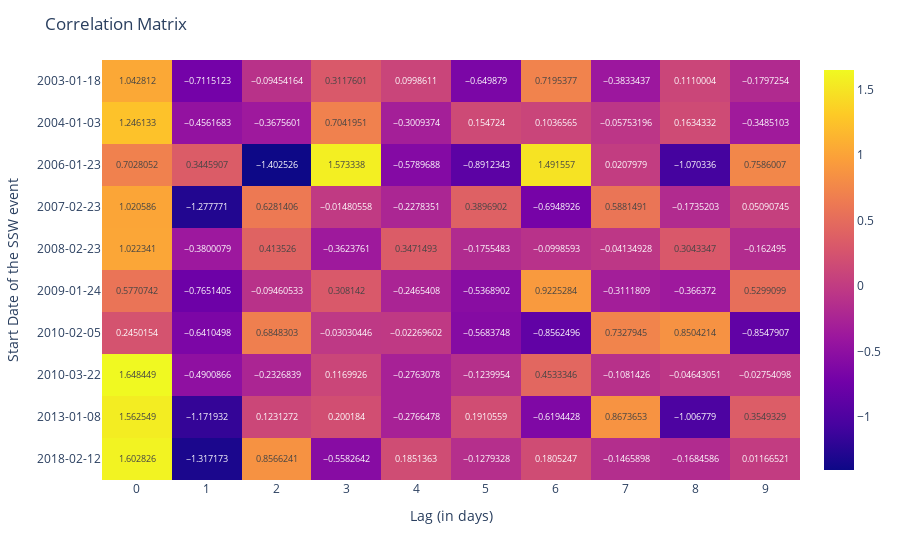

Source (notebook cell):
### Code cell
import plotly.express as px

dates = main_params_df['identifier'].unique()
dates.sort()

fig = px.imshow(coefs_arr, text_auto=True, aspect="auto")

# add title to the figure
# Add row labels to the figure
tickvals = list(enumerate(dates))

fig.update_layout(
    title="Correlation Matrix",
    yaxis=dict(
        tickmode='array', 
        tickvals=np.arange(len(dates)),
        ticktext=dates,
        title='Start Date of the SSW event'
    ),
    xaxis=dict(
        tickmode='array',
        tickvals=np.arange(np.shape(coefs_arr)[1]),
        title='Lag (in days)'
    )
)

fig.show()

### Figure 1 — Plotly figure (JSON) as saved in the notebook; plotly's stock layout.template omitted (floating-point values rounded to 4 significant figures)
{"data": [{"coloraxis": "coloraxis", "hovertemplate": "x: %{x}<br>y: %{y}<br>color: %{z}<extra></extra>", "name": "0", "texttemplate": "%{z}", "type": "heatmap", "xaxis": "x", "yaxis": "y", "z": [[1.043, -0.7115, -0.09454, 0.3118, 0.09986, -0.6499, 0.7195, -0.3833, 0.111, -0.1797], [1.246, -0.4562, -0.3676, 0.7042, -0.3009, 0.1547, 0.1037, -0.05753, 0.1634, -0.3485], [0.7028, 0.3446, -1.403, 1.573, -0.579, -0.8912, 1.492, 0.0208, -1.07, 0.7586], [1.021, -1.278, 0.6281, -0.01481, -0.2278, 0.3897, -0.6949, 0.5881, -0.1735, 0.05091], [1.022, -0.38, 0.4135, -0.3624, 0.3471, -0.1755, -0.09986, -0.04135, 0.3043, -0.1625], [0.5771, -0.7651, -0.09461, 0.3081, -0.2465, -0.5369, 0.9225, -0.3112, -0.3664, 0.5299], [0.245, -0.641, 0.6848, -0.0303, -0.0227, -0.5684, -0.8562, 0.7328, 0.8504, -0.8548], [1.648, -0.4901, -0.2327, 0.117, -0.2763, -0.124, 0.4533, -0.1081, -0.04643, -0.02754], [1.563, -1.172, 0.1231, 0.2002, -0.2766, 0.1911, -0.6194, 0.8674, -1.007, 0.3549], [1.603, -1.317, 0.8566, -0.5583, 0.1851, -0.1279, 0.1805, -0.1466, -0.1685, 0.01167]]}], "layout": {"coloraxis": {"colorscale": [[0, "#0d0887"], [0.1111, "#46039f"], [0.2222, "#7201a8"], [0.3333, "#9c179e"], [0.4444, "#bd3786"], [0.5556, "#d8576b"], [0.6667, "#ed7953"], [0.7778, "#fb9f3a"], [0.8889, "#fdca26"], [1, "#f0f921"]]}, "margin": {"t": 60}, "title": {"text": "Correlation Matrix"}, "xaxis": {"anchor": "y", "domain": [0, 1], "tickmode": "array", "tickvals": [0, 1, 2, 3, 4, 5, 6, 7, 8, 9], "title": {"text": "Lag (in days)"}}, "yaxis": {"anchor": "x", "autorange": "reversed", "domain": [0, 1], "tickmode": "array", "ticktext": ["2003-01-18", "2004-01-03", "2006-01-23", "2007-02-23", "2008-02-23", "2009-01-24", "2010-02-05", "2010-03-22", "2013-01-08", "2018-02-12"], "tickvals": [0, 1, 2, 3, 4, 5, 6, 7, 8, 9], "title": {"text": "Start Date of the SSW event"}}}}
